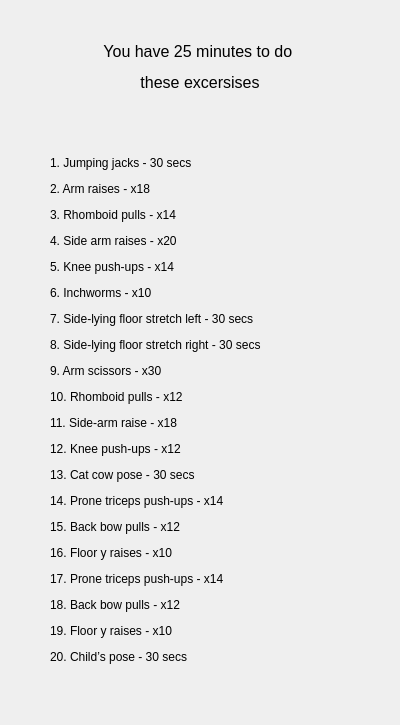
<?xml version="1.0" encoding="UTF-8"?>
<ui version="4.0">
 <class>owexeday3</class>
 <widget class="QDialog" name="owexeday3">
  <property name="geometry">
   <rect>
    <x>0</x>
    <y>0</y>
    <width>400</width>
    <height>725</height>
   </rect>
  </property>
  <property name="windowTitle">
   <string>Day3 Exercises</string>
  </property>
  <widget class="QLabel" name="label_2">
   <property name="geometry">
    <rect>
     <x>50</x>
     <y>30</y>
     <width>300</width>
     <height>75</height>
    </rect>
   </property>
   <property name="text">
    <string>&lt;html&gt;&lt;head/&gt;&lt;body&gt;&lt;p align=&quot;center&quot;&gt;&lt;span style=&quot; font-size:12pt;&quot;&gt;You have 25 minutes to do &lt;/span&gt;&lt;/p&gt;&lt;p align=&quot;center&quot;&gt;&lt;span style=&quot; font-size:12pt;&quot;&gt;these excersises&lt;/span&gt;&lt;/p&gt;&lt;/body&gt;&lt;/html&gt;</string>
   </property>
  </widget>
  <widget class="QLabel" name="label">
   <property name="geometry">
    <rect>
     <x>50</x>
     <y>110</y>
     <width>300</width>
     <height>600</height>
    </rect>
   </property>
   <property name="text">
    <string>&lt;html&gt;&lt;head/&gt;&lt;body&gt;&lt;p&gt;&lt;span style=&quot; background-color:transparent;&quot;&gt;1. Jumping jacks - 30 secs&lt;/span&gt;&lt;/p&gt;&lt;p&gt;&lt;span style=&quot; background-color:transparent;&quot;&gt;2. Arm raises - x18&lt;/span&gt;&lt;/p&gt;&lt;p&gt;&lt;span style=&quot; background-color:transparent;&quot;&gt;3. Rhomboid pulls - x14&lt;/span&gt;&lt;/p&gt;&lt;p&gt;&lt;span style=&quot; background-color:transparent;&quot;&gt;4. Side arm raises - x20&lt;/span&gt;&lt;/p&gt;&lt;p&gt;&lt;span style=&quot; background-color:transparent;&quot;&gt;5. Knee push-ups - x14&lt;/span&gt;&lt;/p&gt;&lt;p&gt;&lt;span style=&quot; background-color:transparent;&quot;&gt;6. Inchworms - x10&lt;/span&gt;&lt;/p&gt;&lt;p&gt;&lt;span style=&quot; background-color:transparent;&quot;&gt;7. Side-lying floor stretch left - 30 secs&lt;/span&gt;&lt;/p&gt;&lt;p&gt;&lt;span style=&quot; background-color:transparent;&quot;&gt;8. Side-lying floor stretch right - 30 secs&lt;/span&gt;&lt;/p&gt;&lt;p&gt;&lt;span style=&quot; background-color:transparent;&quot;&gt;9. Arm scissors - x30&lt;/span&gt;&lt;/p&gt;&lt;p&gt;&lt;span style=&quot; background-color:transparent;&quot;&gt;10. Rhomboid pulls - x12&lt;/span&gt;&lt;/p&gt;&lt;p&gt;&lt;span style=&quot; background-color:transparent;&quot;&gt;11. Side-arm raise - x18&lt;/span&gt;&lt;/p&gt;&lt;p&gt;&lt;span style=&quot; background-color:transparent;&quot;&gt;12. Knee push-ups - x12&lt;/span&gt;&lt;/p&gt;&lt;p&gt;&lt;span style=&quot; background-color:transparent;&quot;&gt;13. Cat cow pose - 30 secs&lt;/span&gt;&lt;/p&gt;&lt;p&gt;&lt;span style=&quot; background-color:transparent;&quot;&gt;14. Prone triceps push-ups - x14&lt;/span&gt;&lt;/p&gt;&lt;p&gt;&lt;span style=&quot; background-color:transparent;&quot;&gt;15. Back bow pulls - x12&lt;/span&gt;&lt;/p&gt;&lt;p&gt;&lt;span style=&quot; background-color:transparent;&quot;&gt;16. Floor y raises - x10&lt;/span&gt;&lt;/p&gt;&lt;p&gt;&lt;span style=&quot; background-color:transparent;&quot;&gt;17. Prone triceps push-ups - x14&lt;/span&gt;&lt;/p&gt;&lt;p&gt;&lt;span style=&quot; background-color:transparent;&quot;&gt;18. Back bow pulls - x12&lt;/span&gt;&lt;/p&gt;&lt;p&gt;&lt;span style=&quot; background-color:transparent;&quot;&gt;19. Floor y raises - x10&lt;/span&gt;&lt;/p&gt;&lt;p&gt;&lt;span style=&quot; background-color:transparent;&quot;&gt;20. Child’s pose - 30 secs&lt;/span&gt;&lt;/p&gt;&lt;/body&gt;&lt;/html&gt;</string>
   </property>
  </widget>
 </widget>
 <resources/>
 <connections/>
</ui>
